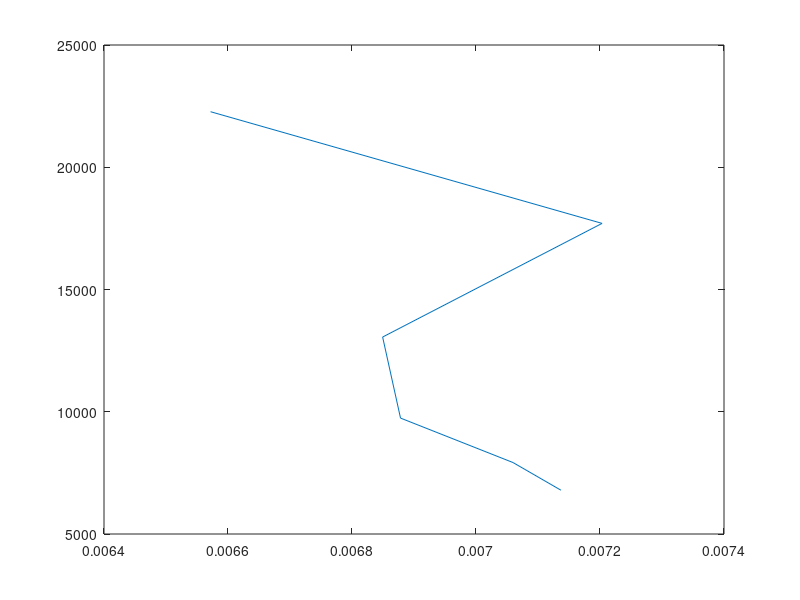

Source code (MATLAB):
clear all;
clc;

delp1 = [1.773 1.228 0.635 0.355 0.241 0.179];
delp2 = [1.313 0.920 0.354 0.165 0.198 0.1];
delp3 = [1.013 0.928 0.218 0.154 0.103 0.003];
delp4 = [0.130 0.085 0.039 0.030 0.005 0];
delp5 = [0.872 0.454 0.206 0.111 0.093 0.005];
delp6 = [0.015 0.006 0.002 0.001 0.001 0.000];

dia = [0.00315 0.00635 0.009525 0.0015875 0.009525 0.032];

q1 = [5.51 4.38 3.23 2.41 1.96 1.68];
q2 = [32.16 26.16 15.00 9.53 8.5 5];
q3 = [63.0 35.83 29.33 24.5 20.16 3.21];
q4 = [97.83 77.83 59.33 46.66 36.83 26];
q5 = [69.0 49.5 33.5 24.0 21.83 4.16];
q6 = [101.16 66.16 43.33 27.83 15.91 1.68];

rho = 1000;
mew = 0.001;

re = zeros(6,6);
re(1,:) = rho * (q1 ./ (pi * dia(1)^2 / 4)) * dia(1) / (100000 * mew);
re(2,:) = rho * (q2 ./ (pi * dia(2)^2 / 4)) * dia(2) / (100000 * mew);
re(3,:) = rho * (q3 ./ (pi * dia(3)^2 / 4)) * dia(3) / (100000 * mew);
re(4,:) = rho * (q4 ./ (pi * dia(4)^2 / 4)) * dia(4) / (100000 * mew);
re(5,:) = rho * (q5 ./ (pi * dia(5)^2 / 4)) * dia(5) / (100000 * mew);
re(6,:) = rho * (q6 ./ (pi * dia(6)^2 / 4)) * dia(6) / (100000 * mew);

ff = zeros(6,6);
ff(1,:) = delp1 * dia(1) * 10000000000 * 100000 ./ (2 * 0.85 * rho * (q1 ./ (pi * dia(1)^2 / 4)).^2);
ff(2,:) = delp2 * dia(2) * 10000000000 * 100000 ./ (2 * 0.85 * rho * (q1 ./ (pi * dia(2)^2 / 4)).^2);
ff(3,:) = delp3 * dia(3) * 10000000000 * 100000 ./ (2 * 0.85 * rho * (q1 ./ (pi * dia(3)^2 / 4)).^2);
ff(4,:) = delp4 * dia(4) * 10000000000 * 100000 ./ (2 * 0.85 * rho * (q1 ./ (pi * dia(4)^2 / 4)).^2);
ff(5,:) = delp5 * dia(5) * 10000000000 * 100000 ./ (2 * 0.85 * rho * (q1 ./ (pi * dia(5)^2 / 4)).^2);
ff(6,:) = delp6 * dia(6) * 10000000000 * 100000 ./ (2 * 0.85 * rho * (q1 ./ (pi * dia(6)^2 / 4)).^2);

plot(ff(1,:),re(1,:),'-');